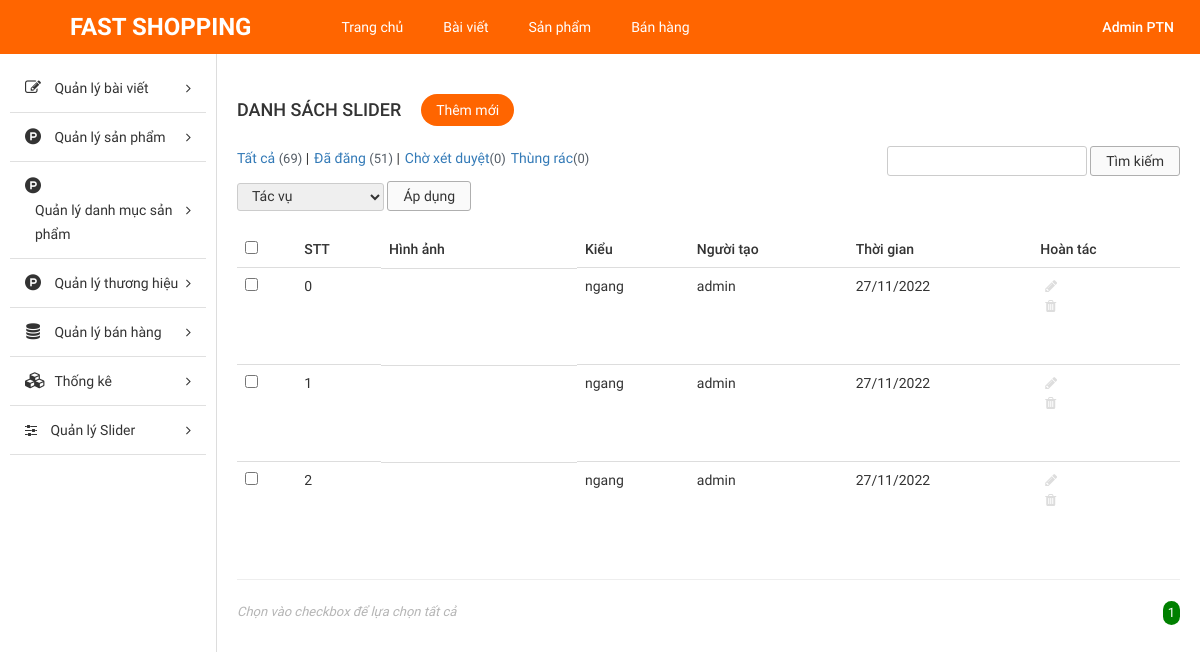
The app's page /Source_code/admin/index.php?modules=sliders&controllers=index&action=list (signed in) with its own data.
### tables this page shows
CREATE TABLE `tbl_slider` (
  `id` int NOT NULL AUTO_INCREMENT,
  `image` varchar(255) NOT NULL,
  `user` varchar(255) NOT NULL,
  `create_date` varchar(255) NOT NULL,
  `type` enum('dọc','ngang') NOT NULL,
  PRIMARY KEY (`id`)
);

### Source_code/admin/libraries/database.php (called while the page is built, shortened)
<?php
function db_query($query_string) {
    global $conn;
    $result = mysqli_query($conn, $query_string);
    return $result;
}
function db_fetch_array($query_string) {
    $result = array();
    $mysqli_result = db_query($query_string);
    while ($row = mysqli_fetch_assoc($mysqli_result)) {
        $result[] = $row;
    }
    return $result;
}

### Source_code/admin/modules/sliders/models/indexModel.php (called while the page is built, shortened)
<?php
function getAllSlider(){
	return db_fetch_array("SELECT * FROM `tbl_slider`");
}

### Source_code/admin/modules/sliders/controllers/indexController.php (called while the page is built, shortened)
<?php
function listAction() {
	$data_tmp = getAllSlider();
	if(!empty($_GET['page'])){
		$page = $_GET['page'];
	}else{
		$page =1;
	}
	$numProduct = count($data_tmp);
	$productOnPage = 5;
	$num = ceil($numProduct/$productOnPage);
	$start = ($page - 1) * $productOnPage;
	$res =[];
	for ($i=$start; $i < $start+$productOnPage; $i++) {
		if(isset($data_tmp[$i]))
        $res[] = $data_tmp[$i];
	};
	$data = [$res, $num, $page];
	load_view('list',$data);
}

### Source_code/admin/core/router.php (called while the page is built, shortened)
<?php
$action_name = get_action().'Action';
call_function(array('construct', $action_name));

### Source_code/admin/core/appload.php (called while the page is built, shortened)
<?php
require CONFIGPATH . DIRECTORY_SEPARATOR . 'database.php';
require LIBPATH . DIRECTORY_SEPARATOR . 'database.php';
require COREPATH . DIRECTORY_SEPARATOR . 'base.php';
require COREPATH . DIRECTORY_SEPARATOR . 'router.php';

### Source_code/admin/index.php (called while the page is built, shortened)
<?php
require COREPATH.DIRECTORY_SEPARATOR.'appload.php';

### Source_code/admin/modules/sliders/views/listView.php (the view, shortened to what this page needs)
<div id="main-content-wp" class="list-product-page list-slider">
    <div class="wrap clearfix">
        <div id="content" class="fl-right">
            <div class="section" id="title-page">
                <div class="clearfix">
                    <h3 id="index" class="fl-left">Danh sách slider</h3>
                    <a href="?modules=sliders&controllers=index&action=add" title="" id="add-new" class="fl-left">Thêm mới</a>
                </div>
            </div>
            <div class="section" id="detail-page">
                <div class="section-detail">
                    <div class="filter-wp clearfix">
                        <ul class="post-status fl-left">
                            <li class="all"><a href="">Tất cả <span class="count">(69)</span></a> |</li>
                            <li class="publish"><a href="">Đã đăng <span class="count">(51)</span></a> |</li>
                            <li class="pending"><a href="">Chờ xét duyệt<span class="count">(0)</span></a></li>
                            <li class="pending"><a href="">Thùng rác<span class="count">(0)</span></a></li>
                        </ul>
                        <form method="GET" class="form-s fl-right">
                            <input type="text" name="s" id="s">
                            <input type="submit" name="sm_s" value="Tìm kiếm">
                        </form>
                    </div>
                    <div class="actions">
                        <form method="GET" action="" class="form-actions">
                            <select name="actions">
                                <option value="0">Tác vụ</option>
                            </select>
                            <input type="submit" name="sm_action" value="Áp dụng">
                        </form>
                    </div>
                    <div class="table-responsive">
                        <table class="table list-table-wp">
                            <thead>
                                <tr>
                                    <td><input type="checkbox" name="checkAll" id="checkAll"></td>
                                    <td><span class="thead-text">STT</span></td>
                                    <td><span class="thead-text">Hình ảnh</span></td>
                                    <td><span class="thead-text">Kiểu</span></td>
                                    <td><span class="thead-text">Người tạo</span></td>
                                    <td><span class="thead-text">Thời gian</span></td>
                                    <td><span class="thead-text">Hoàn tác</span></td>
                                </tr>
                            </thead>
                            <tbody>
                                <?php $i=0; if(!empty($data['0']))  foreach ($data['0'] as $value) { ?>
                                <tr>
                                    <td><input type="checkbox" name="checkItem" class="checkItem"></td>
                                    <td><span class="tbody-text"><?php echo $i++; ?></h3></span>
                                    <td class="clearfix">
                                        <div class="tb-title fl-left">
                                            <div class="tbody-thumb">
                                            </div>
                                        </div>
                                    </td>
                                    <td><span class="thead-text"><?php echo $value['type']; ?></span></td>
                                    <td><span class="tbody-text"><?php echo $value['user']; ?></span></td>
                                    <td><span class="tbody-text"><?php echo $value['create_date']; ?></span></td>
                                    <td>
                                        <ul class="list-operation">
                                            <li><a href="?modules=sliders&controllers=index&action=edit&id=<?php echo $value['id']; ?>" title="Sửa" class="edit"><i class="fa fa-pencil" aria-hidden="true"></i></a></li>
                                            <li><a href="?modules=sliders&controllers=index&action=delete&id=<?php echo $value['id']; ?>" title="Xóa" class="delete"><i class="fa fa-trash" aria-hidden="true"></i></a></li>
                                        </ul>
                                    </td>
                                </tr>
                            <?php }; ?>
                            </tbody>
                        </table>
                        <hr>
                    </div>
                </div>
            </div>
            <div class="section" id="paging-wp">
                <div class="section-detail clearfix">
                    <p id="desc" class="fl-left">Chọn vào checkbox để lựa chọn tất cả</p>
                    <ul id="list-paging" class="fl-right">
                        <?php for ($i=1; $i <= $data['1'] ; $i++) { ?>
                        <li>
                            <a <?php if($i == $data['2']) echo 'style="background-color: green;color:white; border-radius:300px;"';  ?>  href="?modules=categorys&controllers=index&action=list&page=<?php echo $i; ?>" title=""><?php echo $i; ?></a>
                        </li>
                        <?php }; ?>
                    </ul>
                </div>
            </div>
        </div>
    </div>
</div>

### Source_code/admin/core/base.php (shortened to what this page needs)
<?php
function get_module() {
    global $config;
    $module = isset($_GET['modules']) ? $_GET['modules'] : $config['default_module'];
    return $module;
}
function call_function($list_function = array()) {
    if (is_array($list_function)) {
        foreach ($list_function as $f) {
            if (function_exists($f())) {
                $f();
            }
        }
    }
}
function load_view($name, $data_send = array()) {
    $data = $data_send;
    $path = MODULESPATH . DIRECTORY_SEPARATOR . get_module() . DIRECTORY_SEPARATOR . 'views' . DIRECTORY_SEPARATOR . $name . 'View.php';
    if (file_exists($path)) {
        require $path;
    } else {
        echo "Không tìm thấy {$path}";
    }
}
function get_header($name = '') {
    global $data;
    if (empty($name)) {
        $name = 'header';
    } else {
        $name = "header-{$name}";
    }
    $path = LAYOUTPATH . DIRECTORY_SEPARATOR . $name . '.php';
    if (file_exists($path)) {
        if (is_array($data)) {
            foreach ($data as $key => $a) {
                $$key = $a;
            }
        }
        require $path;
    } else {
        echo "Không tìm thấy {$path}";
    }
}
function get_footer($name = '') {
    global $data;
    if (empty($name)) {
        $name = 'footer';
    } else {
        $name = "footer-{$name}";
    }
    $path = LAYOUTPATH . DIRECTORY_SEPARATOR . $name . '.php';
    if (file_exists($path)) {
        if (is_array($data)) {
            foreach ($data as $key => $a) {
                $$key = $a;
            }
        }
        require $path;
    } else {
        echo "Không tìm thấy {$path}";
    }
}
function get_sidebar($name = '') {
    global $data;
    if (empty($name)) {
        $name = 'sidebar';
    } else {
        $name = "sidebar-{$name}";
    }
    $path = LAYOUTPATH . DIRECTORY_SEPARATOR . $name . '.php';
    if (file_exists($path)) {
        if (is_array($data)) {
            foreach ($data as $key => $a) {
                $$key = $a;
            }
        }
        require $path;
    } else {
        echo "Không tìm thấy {$path}";
    }
}
?>

### Source_code/admin/public/css/import/global.css (style rules this page uses)
body { font-family: "Roboto Regular"; font-size: 14px; line-height: 24px; color: #333; }
.fl-left { float: left; }
.fl-right { float: right; }
ul li { list-style: none!important; }
a { text-decoration: none!important; }

### Source_code/admin/public/css/import/list_post.css (style rules this page uses)
#content { width: 82%; border-left: 1px solid #ddd; padding: 20px; }
#add-new { display: inline-block; color: #fff; background: #ff6500; padding: 4px 15px; margin: 20px; border-radius: 20px; }
#index { font-family: 'Roboto Medium'; font-weight: normal; text-transform: uppercase; font-size: 18px; padding: 24px 0px; }
.list-table-wp thead tr td { font-family: 'Roboto Medium'; font-weight: normal; }
.list-operation li { float: left; }
.list-operation li a { display: block; padding: 0px 5px; color: #ddd; }
.tb-title { width: 75%; display: -webkit-box; -webkit-line-clamp: 1; -moz-line-clamp: 1; -o-line-clamp: 1; -webkit-box-orient: vertical; -moz-box-orient: vertical; -o-box-orient: vertical; max-height: 100%; overflow: hidden; }
.list-operation { width: 25%; }
#paging-wp #desc { font-size: 13px; color: #b5b5b5; font-style: italic; }
#list-paging li { float: left; }
#list-paging li a { display: inline-block; color: #555; font-size: 13px; padding: 0px 5px; }
.filter-wp { margin-bottom: 5px; }
.actions { margin-bottom: 20px; }
.post-status li { float: left; font-size: 14px; margin-right: 5px; }
.post-status li .count { color: #555d66; font-size: 13px; display: inline-block; }
.form-s input[type="text"], .form-actions select { border-radius: 3px; border: 1px solid #ccc; padding: 2px 10px; }
.form-s input[type="submit"], .form-actions input[type="submit"] { border-radius: 3px; border: 1px solid #afafaf; padding: 2px 15px; background: #fafafa; }
.form-actions select { padding: 4px 10px; }

### Source_code/admin/public/css/import/list_product.css (style rules this page uses)
.tbody-thumb { width: 80px; height: 80px; overflow: hidden; }

### Source_code/admin/public/css/import/menu.css (style rules this page uses)
.actions select { border-radius: 3px; border: 1px solid #ccc; padding: 4px 10px; }

### Source_code/admin/public/css/import/detail_order.css (style rules this page uses)
.table { margin-bottom: 0!important; }

### records on screen
tbl_slider: type "ngang", user "admin", create_date "27/11/2022"
tbl_slider: type "ngang", user "admin", create_date "27/11/2022"
tbl_slider: type "ngang", user "admin", create_date "27/11/2022"
